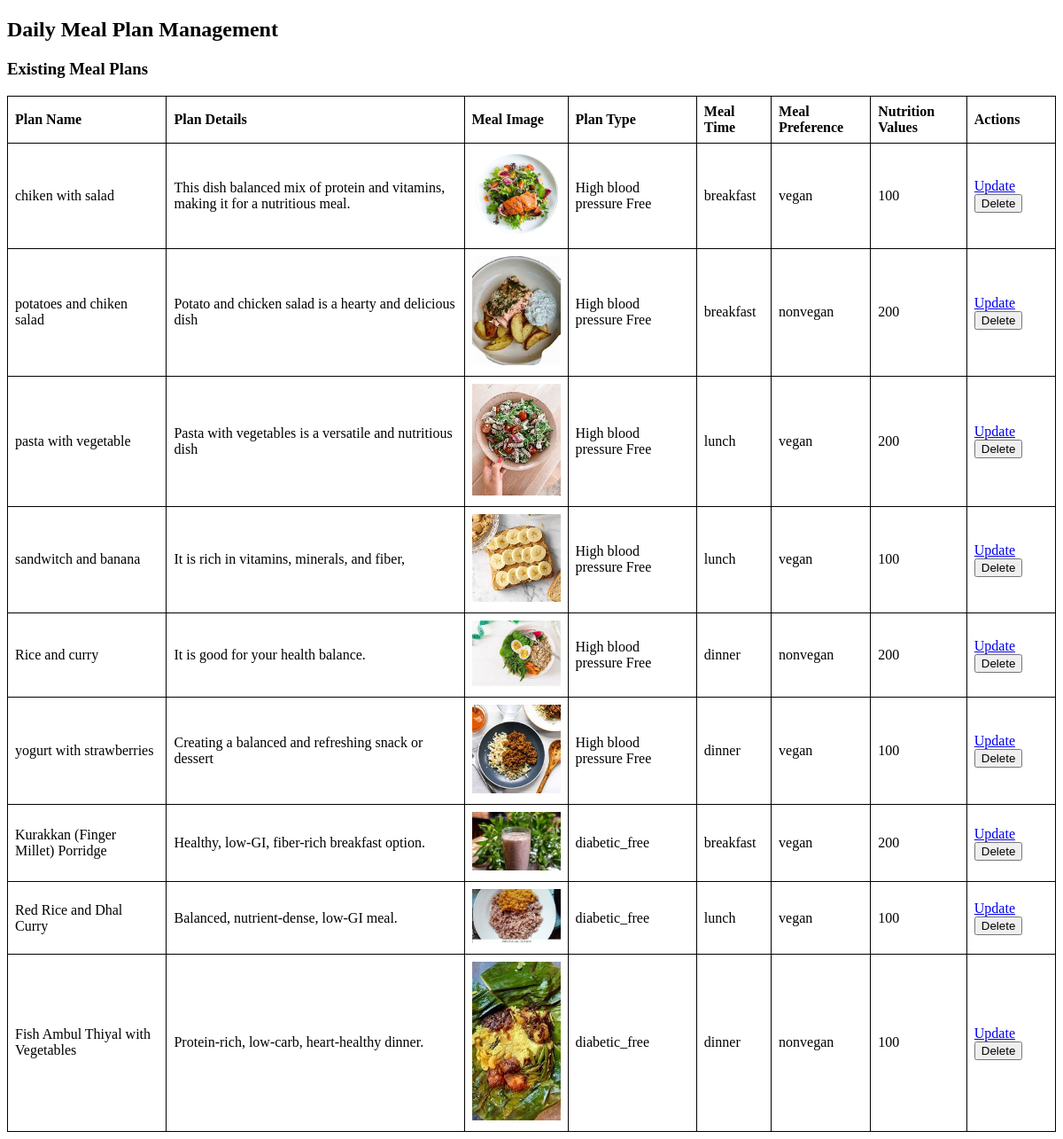
The page /adminCounviewmealplan1.php on the database its author committed.
### tables this page shows
CREATE TABLE `daily_meal_plan` (
  `d_plan_id` int(11) NOT NULL,
  `plan_name` varchar(100) DEFAULT NULL,
  `plan_details` text DEFAULT NULL,
  `meal_image` varchar(100) DEFAULT NULL,
  `plan_type` enum('diabetic_free','High blood pressure Free','Combo Plan') DEFAULT NULL,
  `date` date DEFAULT NULL,
  `meal_time` enum('breakfast','lunch','dinner') DEFAULT NULL,
  `meal_preference` enum('vegan','nonvegan') DEFAULT NULL,
  `nutrition_values` longtext DEFAULT NULL CHECK (json_valid(`nutrition_values`))
);

### adminCounviewmealplan1.php (the view, shortened to what this page needs)
<?php
include "connect.php";
$result = $conn->query("SELECT * FROM daily_meal_plan");
?>
<!DOCTYPE html>
<html lang="en">
<head>
</head>
<body>
<h2>Daily Meal Plan Management</h2>
<h3>Existing Meal Plans</h3>
<table>
    <tr>
        <th>Plan Name</th>
        <th>Plan Details</th>
        <th>Meal Image</th>
        <th>Plan Type</th>
        <th>Meal Time</th>
        <th>Meal Preference</th>
        <th>Nutrition Values</th>
        <th>Actions</th>
    </tr>
    <?php while ($row = $result->fetch_assoc()): ?>
    <tr>
        <td><?php echo htmlspecialchars($row['plan_name']); ?></td>
        <td><?php echo htmlspecialchars($row['plan_details']); ?></td>
        <td><img src="<?php echo htmlspecialchars($row['meal_image']); ?>" width="100" /></td>
        <td><?php echo htmlspecialchars($row['plan_type']); ?></td>
        <td><?php echo htmlspecialchars($row['meal_time']); ?></td>
        <td><?php echo htmlspecialchars($row['meal_preference']); ?></td>
        <td><?php echo htmlspecialchars($row['nutrition_values']); ?></td>
        <td>
            <a href="?update_id=<?php echo $row['d_plan_id']; ?>">Update</a>
            <form action="" method="post" style="display:inline;">
                <input type="submit" name="delete" value="Delete">
            </form>
        </td>
    </tr>
    <?php endwhile; ?>
</table>
</body>
</html>

### rows shown on the page
daily_meal_plan: plan_name "chiken with salad", plan_details "This dish balanced mix of protein and vitamins, making it for a nutritious meal.", meal_image (picture), plan_type "High blood pressure Free", meal_time "breakfast", meal_preference "vegan", nutrition_values "100"
daily_meal_plan: plan_name "potatoes and chiken salad", plan_details "Potato and chicken salad is a hearty and delicious dish", meal_image (picture), plan_type "High blood pressure Free", meal_time "breakfast", meal_preference "nonvegan", nutrition_values "200"
daily_meal_plan: plan_name "pasta with vegetable", plan_details "Pasta with vegetables is a versatile and nutritious dish", meal_image (picture), plan_type "High blood pressure Free", meal_time "lunch", meal_preference "vegan", nutrition_values "200"
daily_meal_plan: plan_name "sandwitch and banana", plan_details "It is rich in vitamins, minerals, and fiber,", meal_image (picture), plan_type "High blood pressure Free", meal_time "lunch", meal_preference "vegan", nutrition_values "100"
daily_meal_plan: plan_name "Rice and curry", plan_details "It is good for your health balance.", meal_image (picture), plan_type "High blood pressure Free", meal_time "dinner", meal_preference "nonvegan", nutrition_values "200"
daily_meal_plan: plan_name "yogurt with strawberries", plan_details "Creating a balanced and refreshing snack or dessert", meal_image (picture), plan_type "High blood pressure Free", meal_time "dinner", meal_preference "vegan", nutrition_values "100"
daily_meal_plan: plan_name "Kurakkan (Finger Millet) Porridge", plan_details "Healthy, low-GI, fiber-rich breakfast option.", meal_image (picture), plan_type "diabetic_free", meal_time "breakfast", meal_preference "vegan", nutrition_values "200"
daily_meal_plan: plan_name "Red Rice and Dhal Curry", plan_details "Balanced, nutrient-dense, low-GI meal.", meal_image (picture), plan_type "diabetic_free", meal_time "lunch", meal_preference "vegan", nutrition_values "100"
daily_meal_plan: plan_name "Fish Ambul Thiyal with Vegetables", plan_details "Protein-rich, low-carb, heart-healthy dinner.", meal_image (picture), plan_type "diabetic_free", meal_time "dinner", meal_preference "nonvegan", nutrition_values "100"
